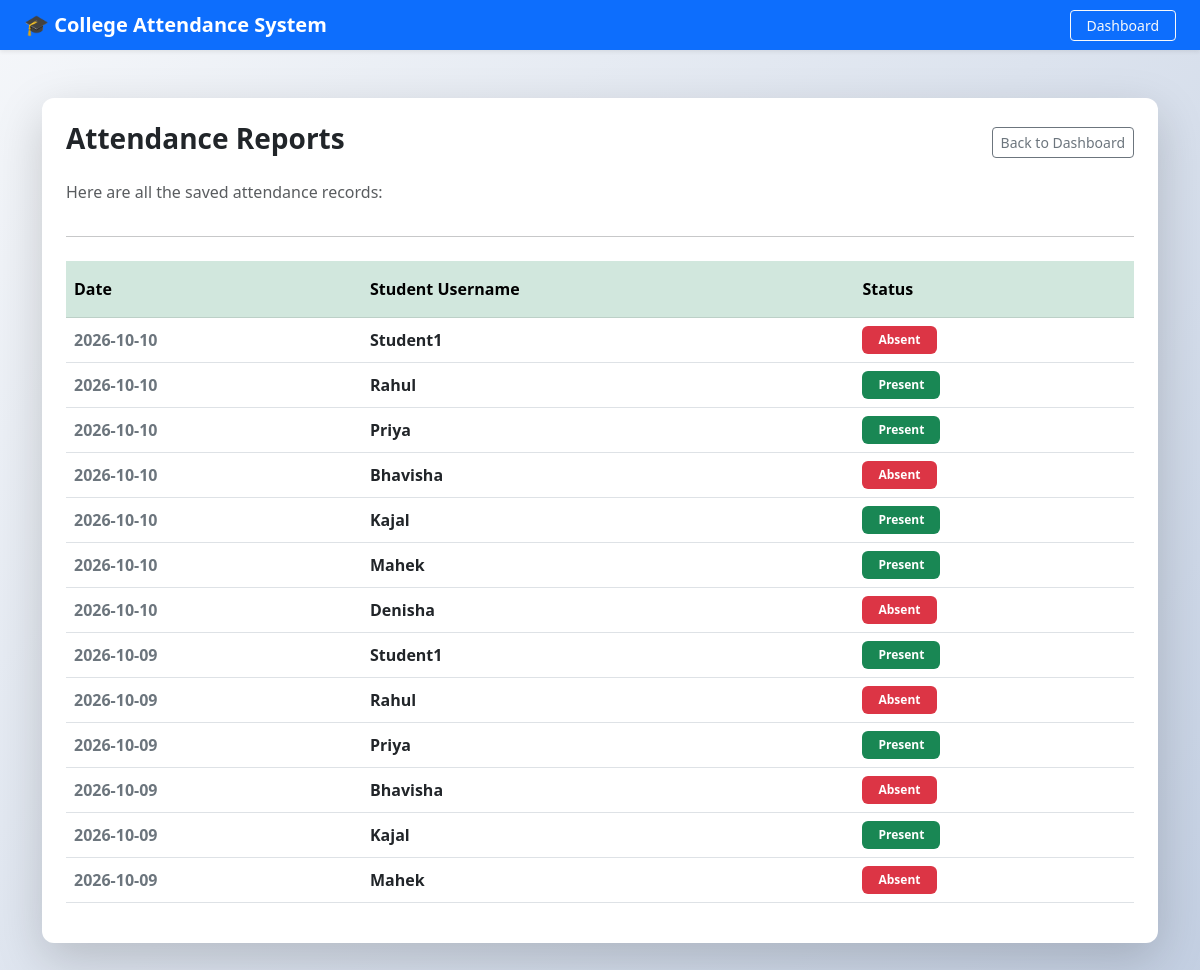
Screenshot of /view_reports with the database file from the repository.
### tables this page shows
CREATE TABLE attendance (
            id INTEGER PRIMARY KEY AUTOINCREMENT,
            student_id INTEGER,
            status TEXT,
            date TEXT
        );

CREATE TABLE users (
            id INTEGER PRIMARY KEY AUTOINCREMENT,
            username TEXT UNIQUE,
            password TEXT,
            role TEXT
        );

### app.py (the view)
@app.route('/view_reports')
def view_reports():
    conn = sqlite3.connect('database.db')
    cursor = conn.cursor()
    cursor.execute("SELECT attendance.date, users.username, attendance.status FROM attendance JOIN users ON attendance.student_id = users.id ORDER BY attendance.date DESC")
    reports = cursor.fetchall()
    conn.close()
    return render_template('view_reports.html', reports=reports)

### templates/view_reports.html (shortened to what this page needs)
<!DOCTYPE html>
<html lang="en">
<head>
    <link href="https://cdn.jsdelivr.net/npm/bootstrap@5.3.0/dist/css/bootstrap.min.css" rel="stylesheet">
</head>
<body>
    <nav class="navbar navbar-dark bg-primary px-4 shadow-sm">
        <span class="navbar-brand mb-0 h1 fw-bold">🎓 College Attendance System</span>
        <a href="/teacher_dashboard" class="btn btn-outline-light btn-sm px-3">Dashboard</a>
    </nav>
    <div class="container mt-5 mb-5">
        <div class="card shadow-lg p-4 border-0 bg-white">
            <div class="d-flex justify-content-between align-items-center mb-3">
                <h3 class="text-dark fw-bold">Attendance Reports</h3>
                <a href="/teacher_dashboard" class="btn btn-outline-secondary btn-sm">Back to Dashboard</a>
            </div>
            <p class="text-muted">Here are all the saved attendance records:</p>
            <hr class="mb-4">
            <div class="table-responsive">
                <table class="table table-hover align-middle">
                    <thead class="table-success">
                        <tr>
                            <th class="py-3">Date</th>
                            <th class="py-3">Student Username</th>
                            <th class="py-3">Status</th>
                        </tr>
                    </thead>
                    <tbody>
                        {% for record in reports %}
                        <tr>
                            <td class="fw-semibold text-secondary">{{ record[0] }}</td>
                            <td class="fw-bold text-dark">{{ record[1] | capitalize }}</td>
                            <td>
                                {% if record[2] == 'Present' %}
                                    <span class="badge bg-success px-3 py-2">Present</span>
                                {% else %}
                                    <span class="badge bg-danger px-3 py-2">Absent</span>
                                {% endif %}
                            </td>
                        </tr>
                        {% else %}
                        <tr>
                            <td colspan="3" class="text-center text-muted py-4">No attendance records found yet!</td>
                        </tr>
                        {% endfor %}
                    </tbody>
                </table>
            </div>
        </div>
    </div>
</body>
</html>

### templates/view_reports.html (style rules this page uses)
body { background: linear-gradient(135deg, #f5f7fa 0%, #c3cfe2 100%); min-height: 100vh; }
.card { border-radius: 12px; }

### rows the page displays
attendance: date "2026-10-10", username "Student1", status "Absent"
attendance: date "2026-10-10", username "Rahul", status "Present"
attendance: date "2026-10-10", username "Priya", status "Present"
attendance: date "2026-10-10", username "Bhavisha", status "Absent"
attendance: date "2026-10-10", username "Kajal", status "Present"
attendance: date "2026-10-10", username "Mahek", status "Present"
attendance: date "2026-10-10", username "Denisha", status "Absent"
attendance: date "2026-10-09", username "Student1", status "Present"
attendance: date "2026-10-09", username "Rahul", status "Absent"
attendance: date "2026-10-09", username "Priya", status "Present"
attendance: date "2026-10-09", username "Bhavisha", status "Absent"
attendance: date "2026-10-09", username "Kajal", status "Present"
attendance: date "2026-10-09", username "Mahek", status "Absent"
